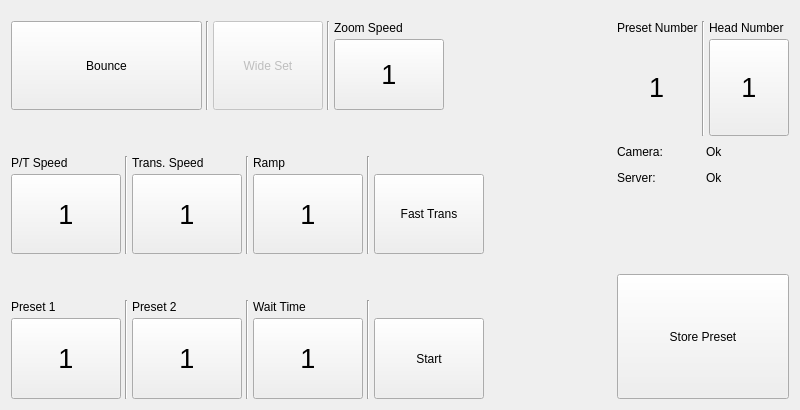
<?xml version="1.0" encoding="UTF-8"?>
<ui version="4.0">
 <class>Home</class>
 <widget class="QWidget" name="Home">
  <property name="geometry">
   <rect>
    <x>0</x>
    <y>0</y>
    <width>800</width>
    <height>410</height>
   </rect>
  </property>
  <property name="windowTitle">
   <string>Form</string>
  </property>
  <layout class="QGridLayout" name="gridLayout_6">
   <item row="0" column="3">
    <layout class="QVBoxLayout" name="verticalLayout_2">
     <item>
      <layout class="QGridLayout" name="gridLayout_4">
       <property name="spacing">
        <number>4</number>
       </property>
       <item row="1" column="2">
        <widget class="QLabel" name="lHeadNr">
         <property name="sizePolicy">
          <sizepolicy hsizetype="Preferred" vsizetype="Fixed">
           <horstretch>0</horstretch>
           <verstretch>0</verstretch>
          </sizepolicy>
         </property>
         <property name="cursor">
          <cursorShape>BlankCursor</cursorShape>
         </property>
         <property name="layoutDirection">
          <enum>Qt::RightToLeft</enum>
         </property>
         <property name="text">
          <string>Head Number</string>
         </property>
        </widget>
       </item>
       <item row="1" column="0">
        <widget class="QLabel" name="lInPresetNumber">
         <property name="cursor">
          <cursorShape>BlankCursor</cursorShape>
         </property>
         <property name="layoutDirection">
          <enum>Qt::RightToLeft</enum>
         </property>
         <property name="text">
          <string>Preset Number</string>
         </property>
        </widget>
       </item>
       <item row="0" column="0">
        <spacer name="verticalSpacer_7">
         <property name="cursor">
          <cursorShape>ArrowCursor</cursorShape>
         </property>
         <property name="orientation">
          <enum>Qt::Vertical</enum>
         </property>
         <property name="sizeType">
          <enum>QSizePolicy::Fixed</enum>
         </property>
         <property name="sizeHint" stdset="0">
          <size>
           <width>10</width>
           <height>10</height>
          </size>
         </property>
        </spacer>
       </item>
       <item row="2" column="2">
        <widget class="QPushButton" name="btHeadNr">
         <property name="sizePolicy">
          <sizepolicy hsizetype="Minimum" vsizetype="Preferred">
           <horstretch>0</horstretch>
           <verstretch>0</verstretch>
          </sizepolicy>
         </property>
         <property name="font">
          <font>
           <pointsize>20</pointsize>
          </font>
         </property>
         <property name="cursor">
          <cursorShape>BlankCursor</cursorShape>
         </property>
         <property name="focusPolicy">
          <enum>Qt::NoFocus</enum>
         </property>
         <property name="layoutDirection">
          <enum>Qt::RightToLeft</enum>
         </property>
         <property name="text">
          <string>1</string>
         </property>
         <property name="checkable">
          <bool>true</bool>
         </property>
         <property name="autoExclusive">
          <bool>true</bool>
         </property>
        </widget>
       </item>
       <item row="2" column="0" alignment="Qt::AlignHCenter|Qt::AlignVCenter">
        <widget class="QLabel" name="lPresetNr">
         <property name="font">
          <font>
           <pointsize>20</pointsize>
          </font>
         </property>
         <property name="cursor">
          <cursorShape>BlankCursor</cursorShape>
         </property>
         <property name="layoutDirection">
          <enum>Qt::RightToLeft</enum>
         </property>
         <property name="text">
          <string>1</string>
         </property>
        </widget>
       </item>
       <item row="1" column="1" rowspan="2">
        <widget class="Line" name="line_9">
         <property name="cursor">
          <cursorShape>BlankCursor</cursorShape>
         </property>
         <property name="orientation">
          <enum>Qt::Vertical</enum>
         </property>
        </widget>
       </item>
      </layout>
     </item>
     <item>
      <layout class="QGridLayout" name="gridLayout_5">
       <item row="1" column="0">
        <widget class="QLabel" name="lInfoServer">
         <property name="cursor">
          <cursorShape>BlankCursor</cursorShape>
         </property>
         <property name="text">
          <string>Server:</string>
         </property>
        </widget>
       </item>
       <item row="0" column="0">
        <widget class="QLabel" name="lInfoCamera">
         <property name="cursor">
          <cursorShape>BlankCursor</cursorShape>
         </property>
         <property name="text">
          <string>Camera:</string>
         </property>
        </widget>
       </item>
       <item row="0" column="1">
        <widget class="QLabel" name="lCamera">
         <property name="cursor">
          <cursorShape>BlankCursor</cursorShape>
         </property>
         <property name="text">
          <string>Ok</string>
         </property>
        </widget>
       </item>
       <item row="1" column="1">
        <widget class="QLabel" name="lServer">
         <property name="cursor">
          <cursorShape>BlankCursor</cursorShape>
         </property>
         <property name="text">
          <string>Ok</string>
         </property>
        </widget>
       </item>
       <item row="2" column="0">
        <spacer name="verticalSpacer_5">
         <property name="orientation">
          <enum>Qt::Vertical</enum>
         </property>
         <property name="sizeType">
          <enum>QSizePolicy::Fixed</enum>
         </property>
         <property name="sizeHint" stdset="0">
          <size>
           <width>20</width>
           <height>80</height>
          </size>
         </property>
        </spacer>
       </item>
      </layout>
     </item>
     <item>
      <widget class="QPushButton" name="btStorePreset">
       <property name="sizePolicy">
        <sizepolicy hsizetype="Preferred" vsizetype="Preferred">
         <horstretch>0</horstretch>
         <verstretch>0</verstretch>
        </sizepolicy>
       </property>
       <property name="cursor">
        <cursorShape>BlankCursor</cursorShape>
       </property>
       <property name="focusPolicy">
        <enum>Qt::NoFocus</enum>
       </property>
       <property name="layoutDirection">
        <enum>Qt::RightToLeft</enum>
       </property>
       <property name="text">
        <string>Store Preset</string>
       </property>
      </widget>
     </item>
    </layout>
   </item>
   <item row="0" column="0">
    <layout class="QVBoxLayout" name="verticalLayout">
     <property name="sizeConstraint">
      <enum>QLayout::SetMaximumSize</enum>
     </property>
     <item>
      <layout class="QGridLayout" name="gridLayout_3">
       <property name="spacing">
        <number>4</number>
       </property>
       <item row="2" column="4">
        <widget class="QPushButton" name="btAutoZoomSpeed">
         <property name="sizePolicy">
          <sizepolicy hsizetype="Fixed" vsizetype="Preferred">
           <horstretch>0</horstretch>
           <verstretch>0</verstretch>
          </sizepolicy>
         </property>
         <property name="minimumSize">
          <size>
           <width>110</width>
           <height>0</height>
          </size>
         </property>
         <property name="font">
          <font>
           <pointsize>20</pointsize>
          </font>
         </property>
         <property name="focusPolicy">
          <enum>Qt::NoFocus</enum>
         </property>
         <property name="text">
          <string>1</string>
         </property>
         <property name="checkable">
          <bool>true</bool>
         </property>
         <property name="autoExclusive">
          <bool>true</bool>
         </property>
        </widget>
       </item>
       <item row="1" column="0" rowspan="2">
        <widget class="QPushButton" name="btBounce">
         <property name="sizePolicy">
          <sizepolicy hsizetype="Minimum" vsizetype="Preferred">
           <horstretch>0</horstretch>
           <verstretch>0</verstretch>
          </sizepolicy>
         </property>
         <property name="minimumSize">
          <size>
           <width>110</width>
           <height>0</height>
          </size>
         </property>
         <property name="focusPolicy">
          <enum>Qt::NoFocus</enum>
         </property>
         <property name="styleSheet">
          <string notr="true">QPushButton:checked{
        border-style: outset;
        border-width: 2px;
        border-top-color: qlineargradient(spread:pad, x1:0.5, y1:0.6, x2:0.5, y2:0.4, stop:0 rgba(180, 180, 180, 255), stop:1 rgba(110, 110, 110, 255));
        border-right-color: qlineargradient(spread:pad, x1:0.4, y1:0.5, x2:0.6, y2:0.5, stop:0 rgba(180, 180, 180, 255), stop:1 rgba(110, 110, 110, 255));
        border-left-color: qlineargradient(spread:pad, x1:0.6, y1:0.5, x2:0.4, y2:0.5, stop:0 rgba(180, 180, 180, 255), stop:1 rgba(110, 110, 110, 255));
        border-bottom-color: rgb(115, 115, 115);
        border-bottom-width: 1px;
        border-style: solid;
        color: rgb(255, 255, 255);
        padding: 2px;
        background-color: qlineargradient(spread:pad, x1:0.5, y1:1, x2:0.5, y2:0, stop:0 rgb(255, 83, 86), stop:1 rgb(255, 133, 136));
}</string>
         </property>
         <property name="text">
          <string>Bounce</string>
         </property>
         <property name="checkable">
          <bool>true</bool>
         </property>
        </widget>
       </item>
       <item row="1" column="4">
        <widget class="QLabel" name="lAutoZoomSpeed">
         <property name="sizePolicy">
          <sizepolicy hsizetype="Preferred" vsizetype="Fixed">
           <horstretch>0</horstretch>
           <verstretch>0</verstretch>
          </sizepolicy>
         </property>
         <property name="text">
          <string>Zoom Speed</string>
         </property>
        </widget>
       </item>
       <item row="1" column="2" rowspan="2">
        <widget class="QPushButton" name="btWideSet">
         <property name="enabled">
          <bool>false</bool>
         </property>
         <property name="sizePolicy">
          <sizepolicy hsizetype="Fixed" vsizetype="Preferred">
           <horstretch>0</horstretch>
           <verstretch>0</verstretch>
          </sizepolicy>
         </property>
         <property name="minimumSize">
          <size>
           <width>110</width>
           <height>0</height>
          </size>
         </property>
         <property name="focusPolicy">
          <enum>Qt::NoFocus</enum>
         </property>
         <property name="text">
          <string>Wide Set</string>
         </property>
        </widget>
       </item>
       <item row="2" column="5">
        <spacer name="horizontalSpacer">
         <property name="orientation">
          <enum>Qt::Horizontal</enum>
         </property>
         <property name="sizeType">
          <enum>QSizePolicy::Minimum</enum>
         </property>
         <property name="sizeHint" stdset="0">
          <size>
           <width>40</width>
           <height>20</height>
          </size>
         </property>
        </spacer>
       </item>
       <item row="0" column="2">
        <spacer name="verticalSpacer_4">
         <property name="orientation">
          <enum>Qt::Vertical</enum>
         </property>
         <property name="sizeType">
          <enum>QSizePolicy::Fixed</enum>
         </property>
         <property name="sizeHint" stdset="0">
          <size>
           <width>20</width>
           <height>10</height>
          </size>
         </property>
        </spacer>
       </item>
       <item row="1" column="3" rowspan="2">
        <widget class="Line" name="line_8">
         <property name="orientation">
          <enum>Qt::Vertical</enum>
         </property>
        </widget>
       </item>
       <item row="1" column="1" rowspan="2">
        <widget class="Line" name="line_7">
         <property name="orientation">
          <enum>Qt::Vertical</enum>
         </property>
        </widget>
       </item>
      </layout>
     </item>
     <item>
      <spacer name="verticalSpacer">
       <property name="orientation">
        <enum>Qt::Vertical</enum>
       </property>
       <property name="sizeType">
        <enum>QSizePolicy::Minimum</enum>
       </property>
       <property name="sizeHint" stdset="0">
        <size>
         <width>20</width>
         <height>40</height>
        </size>
       </property>
      </spacer>
     </item>
     <item>
      <layout class="QGridLayout" name="gridLayout_2">
       <property name="spacing">
        <number>4</number>
       </property>
       <item row="1" column="6">
        <widget class="QPushButton" name="btFasttrans">
         <property name="sizePolicy">
          <sizepolicy hsizetype="Minimum" vsizetype="Preferred">
           <horstretch>0</horstretch>
           <verstretch>0</verstretch>
          </sizepolicy>
         </property>
         <property name="minimumSize">
          <size>
           <width>110</width>
           <height>0</height>
          </size>
         </property>
         <property name="focusPolicy">
          <enum>Qt::NoFocus</enum>
         </property>
         <property name="styleSheet">
          <string notr="true">QPushButton:checked{
        border-style: outset;
        border-width: 2px;
        border-top-color: qlineargradient(spread:pad, x1:0.5, y1:0.6, x2:0.5, y2:0.4, stop:0 rgba(180, 180, 180, 255), stop:1 rgba(110, 110, 110, 255));
        border-right-color: qlineargradient(spread:pad, x1:0.4, y1:0.5, x2:0.6, y2:0.5, stop:0 rgba(180, 180, 180, 255), stop:1 rgba(110, 110, 110, 255));
        border-left-color: qlineargradient(spread:pad, x1:0.6, y1:0.5, x2:0.4, y2:0.5, stop:0 rgba(180, 180, 180, 255), stop:1 rgba(110, 110, 110, 255));
        border-bottom-color: rgb(115, 115, 115);
        border-bottom-width: 1px;
        border-style: solid;
        color: rgb(255, 255, 255);
        padding: 2px;
        background-color: qlineargradient(spread:pad, x1:0.5, y1:1, x2:0.5, y2:0, stop:0 rgb(255, 83, 86), stop:1 rgb(255, 133, 136));
}</string>
         </property>
         <property name="text">
          <string>Fast Trans</string>
         </property>
         <property name="checkable">
          <bool>true</bool>
         </property>
        </widget>
       </item>
       <item row="0" column="1" rowspan="2">
        <widget class="Line" name="line">
         <property name="orientation">
          <enum>Qt::Vertical</enum>
         </property>
        </widget>
       </item>
       <item row="0" column="2">
        <widget class="QLabel" name="lTransSpeed">
         <property name="sizePolicy">
          <sizepolicy hsizetype="Preferred" vsizetype="Fixed">
           <horstretch>0</horstretch>
           <verstretch>0</verstretch>
          </sizepolicy>
         </property>
         <property name="text">
          <string>Trans. Speed</string>
         </property>
        </widget>
       </item>
       <item row="1" column="4">
        <widget class="QPushButton" name="btRamp">
         <property name="sizePolicy">
          <sizepolicy hsizetype="Fixed" vsizetype="Preferred">
           <horstretch>0</horstretch>
           <verstretch>0</verstretch>
          </sizepolicy>
         </property>
         <property name="minimumSize">
          <size>
           <width>110</width>
           <height>0</height>
          </size>
         </property>
         <property name="font">
          <font>
           <pointsize>20</pointsize>
          </font>
         </property>
         <property name="focusPolicy">
          <enum>Qt::NoFocus</enum>
         </property>
         <property name="text">
          <string>1</string>
         </property>
         <property name="checkable">
          <bool>true</bool>
         </property>
         <property name="autoExclusive">
          <bool>true</bool>
         </property>
        </widget>
       </item>
       <item row="0" column="0">
        <widget class="QLabel" name="lPanTiltSpeed">
         <property name="sizePolicy">
          <sizepolicy hsizetype="Preferred" vsizetype="Fixed">
           <horstretch>0</horstretch>
           <verstretch>0</verstretch>
          </sizepolicy>
         </property>
         <property name="text">
          <string>P/T Speed</string>
         </property>
        </widget>
       </item>
       <item row="0" column="4">
        <widget class="QLabel" name="lRamp">
         <property name="sizePolicy">
          <sizepolicy hsizetype="Preferred" vsizetype="Fixed">
           <horstretch>0</horstretch>
           <verstretch>0</verstretch>
          </sizepolicy>
         </property>
         <property name="text">
          <string>Ramp</string>
         </property>
        </widget>
       </item>
       <item row="1" column="0">
        <widget class="QPushButton" name="btPanTiltSpeed">
         <property name="sizePolicy">
          <sizepolicy hsizetype="Fixed" vsizetype="Preferred">
           <horstretch>0</horstretch>
           <verstretch>0</verstretch>
          </sizepolicy>
         </property>
         <property name="minimumSize">
          <size>
           <width>110</width>
           <height>0</height>
          </size>
         </property>
         <property name="font">
          <font>
           <pointsize>20</pointsize>
          </font>
         </property>
         <property name="focusPolicy">
          <enum>Qt::NoFocus</enum>
         </property>
         <property name="text">
          <string>1</string>
         </property>
         <property name="checkable">
          <bool>true</bool>
         </property>
         <property name="autoExclusive">
          <bool>true</bool>
         </property>
        </widget>
       </item>
       <item row="1" column="2">
        <widget class="QPushButton" name="btTransSpeed">
         <property name="sizePolicy">
          <sizepolicy hsizetype="Fixed" vsizetype="Preferred">
           <horstretch>0</horstretch>
           <verstretch>0</verstretch>
          </sizepolicy>
         </property>
         <property name="minimumSize">
          <size>
           <width>110</width>
           <height>0</height>
          </size>
         </property>
         <property name="font">
          <font>
           <pointsize>20</pointsize>
          </font>
         </property>
         <property name="focusPolicy">
          <enum>Qt::NoFocus</enum>
         </property>
         <property name="styleSheet">
          <string notr="true"/>
         </property>
         <property name="text">
          <string>1</string>
         </property>
         <property name="checkable">
          <bool>true</bool>
         </property>
         <property name="autoExclusive">
          <bool>true</bool>
         </property>
        </widget>
       </item>
       <item row="0" column="3" rowspan="2">
        <widget class="Line" name="line_2">
         <property name="orientation">
          <enum>Qt::Vertical</enum>
         </property>
        </widget>
       </item>
       <item row="0" column="5" rowspan="2">
        <widget class="Line" name="line_3">
         <property name="orientation">
          <enum>Qt::Vertical</enum>
         </property>
        </widget>
       </item>
      </layout>
     </item>
     <item>
      <spacer name="verticalSpacer_2">
       <property name="orientation">
        <enum>Qt::Vertical</enum>
       </property>
       <property name="sizeType">
        <enum>QSizePolicy::Minimum</enum>
       </property>
       <property name="sizeHint" stdset="0">
        <size>
         <width>20</width>
         <height>40</height>
        </size>
       </property>
      </spacer>
     </item>
     <item>
      <layout class="QGridLayout" name="gridLayout">
       <property name="spacing">
        <number>4</number>
       </property>
       <item row="0" column="4">
        <widget class="QLabel" name="lSppWaittime">
         <property name="sizePolicy">
          <sizepolicy hsizetype="Preferred" vsizetype="Fixed">
           <horstretch>0</horstretch>
           <verstretch>0</verstretch>
          </sizepolicy>
         </property>
         <property name="cursor">
          <cursorShape>BlankCursor</cursorShape>
         </property>
         <property name="text">
          <string>Wait Time</string>
         </property>
        </widget>
       </item>
       <item row="0" column="0">
        <widget class="QLabel" name="lSpp1">
         <property name="sizePolicy">
          <sizepolicy hsizetype="Preferred" vsizetype="Fixed">
           <horstretch>0</horstretch>
           <verstretch>0</verstretch>
          </sizepolicy>
         </property>
         <property name="cursor">
          <cursorShape>BlankCursor</cursorShape>
         </property>
         <property name="text">
          <string>Preset 1</string>
         </property>
        </widget>
       </item>
       <item row="1" column="6">
        <widget class="QPushButton" name="btSppStart">
         <property name="enabled">
          <bool>true</bool>
         </property>
         <property name="sizePolicy">
          <sizepolicy hsizetype="Fixed" vsizetype="Preferred">
           <horstretch>0</horstretch>
           <verstretch>0</verstretch>
          </sizepolicy>
         </property>
         <property name="minimumSize">
          <size>
           <width>110</width>
           <height>0</height>
          </size>
         </property>
         <property name="cursor">
          <cursorShape>BlankCursor</cursorShape>
         </property>
         <property name="focusPolicy">
          <enum>Qt::NoFocus</enum>
         </property>
         <property name="text">
          <string>Start</string>
         </property>
         <property name="checkable">
          <bool>true</bool>
         </property>
        </widget>
       </item>
       <item row="1" column="4">
        <widget class="QPushButton" name="btSppWait">
         <property name="sizePolicy">
          <sizepolicy hsizetype="Fixed" vsizetype="Preferred">
           <horstretch>0</horstretch>
           <verstretch>0</verstretch>
          </sizepolicy>
         </property>
         <property name="minimumSize">
          <size>
           <width>110</width>
           <height>0</height>
          </size>
         </property>
         <property name="font">
          <font>
           <pointsize>20</pointsize>
          </font>
         </property>
         <property name="cursor">
          <cursorShape>BlankCursor</cursorShape>
         </property>
         <property name="focusPolicy">
          <enum>Qt::NoFocus</enum>
         </property>
         <property name="text">
          <string>1</string>
         </property>
         <property name="checkable">
          <bool>true</bool>
         </property>
         <property name="autoExclusive">
          <bool>true</bool>
         </property>
        </widget>
       </item>
       <item row="1" column="0">
        <widget class="QPushButton" name="btSpp1">
         <property name="sizePolicy">
          <sizepolicy hsizetype="Fixed" vsizetype="Preferred">
           <horstretch>0</horstretch>
           <verstretch>0</verstretch>
          </sizepolicy>
         </property>
         <property name="minimumSize">
          <size>
           <width>110</width>
           <height>0</height>
          </size>
         </property>
         <property name="font">
          <font>
           <pointsize>20</pointsize>
          </font>
         </property>
         <property name="cursor">
          <cursorShape>BlankCursor</cursorShape>
         </property>
         <property name="focusPolicy">
          <enum>Qt::NoFocus</enum>
         </property>
         <property name="text">
          <string>1</string>
         </property>
         <property name="checkable">
          <bool>true</bool>
         </property>
         <property name="autoExclusive">
          <bool>true</bool>
         </property>
        </widget>
       </item>
       <item row="1" column="2">
        <widget class="QPushButton" name="btSpp2">
         <property name="sizePolicy">
          <sizepolicy hsizetype="Fixed" vsizetype="Preferred">
           <horstretch>0</horstretch>
           <verstretch>0</verstretch>
          </sizepolicy>
         </property>
         <property name="minimumSize">
          <size>
           <width>110</width>
           <height>0</height>
          </size>
         </property>
         <property name="font">
          <font>
           <pointsize>20</pointsize>
          </font>
         </property>
         <property name="cursor">
          <cursorShape>BlankCursor</cursorShape>
         </property>
         <property name="focusPolicy">
          <enum>Qt::NoFocus</enum>
         </property>
         <property name="text">
          <string>1</string>
         </property>
         <property name="checkable">
          <bool>true</bool>
         </property>
         <property name="autoExclusive">
          <bool>true</bool>
         </property>
        </widget>
       </item>
       <item row="0" column="2">
        <widget class="QLabel" name="lSpp2">
         <property name="sizePolicy">
          <sizepolicy hsizetype="Preferred" vsizetype="Fixed">
           <horstretch>0</horstretch>
           <verstretch>0</verstretch>
          </sizepolicy>
         </property>
         <property name="cursor">
          <cursorShape>BlankCursor</cursorShape>
         </property>
         <property name="text">
          <string>Preset 2</string>
         </property>
        </widget>
       </item>
       <item row="0" column="3" rowspan="2">
        <widget class="Line" name="line_5">
         <property name="cursor">
          <cursorShape>BlankCursor</cursorShape>
         </property>
         <property name="orientation">
          <enum>Qt::Vertical</enum>
         </property>
        </widget>
       </item>
       <item row="0" column="1" rowspan="2">
        <widget class="Line" name="line_4">
         <property name="cursor">
          <cursorShape>BlankCursor</cursorShape>
         </property>
         <property name="orientation">
          <enum>Qt::Vertical</enum>
         </property>
        </widget>
       </item>
       <item row="0" column="5" rowspan="2">
        <widget class="Line" name="line_6">
         <property name="cursor">
          <cursorShape>BlankCursor</cursorShape>
         </property>
         <property name="orientation">
          <enum>Qt::Vertical</enum>
         </property>
        </widget>
       </item>
      </layout>
     </item>
    </layout>
   </item>
   <item row="0" column="2">
    <spacer name="horizontalSpacer_2">
     <property name="orientation">
      <enum>Qt::Horizontal</enum>
     </property>
     <property name="sizeHint" stdset="0">
      <size>
       <width>101</width>
       <height>20</height>
      </size>
     </property>
    </spacer>
   </item>
  </layout>
 </widget>
 <resources/>
 <connections/>
</ui>
